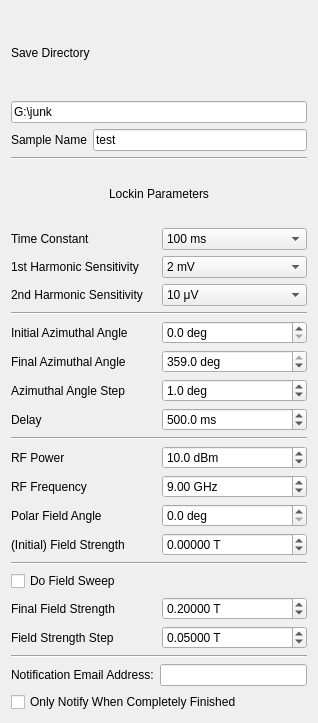
<?xml version="1.0" encoding="UTF-8"?>
<ui version="4.0">
 <class>Form</class>
 <widget class="QWidget" name="Form">
  <property name="geometry">
   <rect>
    <x>0</x>
    <y>0</y>
    <width>318</width>
    <height>723</height>
   </rect>
  </property>
  <property name="windowTitle">
   <string>Form</string>
  </property>
  <layout class="QVBoxLayout" name="verticalLayout">
   <item>
    <layout class="QGridLayout" name="save_params">
     <item row="0" column="0" colspan="2">
      <widget class="QLabel" name="label_8">
       <property name="text">
        <string>Save Directory</string>
       </property>
      </widget>
     </item>
     <item row="1" column="0" colspan="2">
      <widget class="QLineEdit" name="save_dir">
       <property name="text">
        <string>G:\junk</string>
       </property>
       <property name="placeholderText">
        <string>C:\Users\</string>
       </property>
      </widget>
     </item>
     <item row="2" column="1">
      <widget class="QLineEdit" name="sample_name">
       <property name="text">
        <string>test</string>
       </property>
       <property name="placeholderText">
        <string>test</string>
       </property>
      </widget>
     </item>
     <item row="2" column="0">
      <widget class="QLabel" name="label_12">
       <property name="enabled">
        <bool>true</bool>
       </property>
       <property name="text">
        <string>Sample Name</string>
       </property>
      </widget>
     </item>
    </layout>
   </item>
   <item>
    <widget class="Line" name="line_3">
     <property name="orientation">
      <enum>Qt::Horizontal</enum>
     </property>
    </widget>
   </item>
   <item>
    <layout class="QGridLayout" name="lockin_params">
     <item row="0" column="0" colspan="2">
      <widget class="QLabel" name="label_7">
       <property name="text">
        <string>Lockin Parameters</string>
       </property>
       <property name="alignment">
        <set>Qt::AlignCenter</set>
       </property>
      </widget>
     </item>
     <item row="3" column="0">
      <widget class="QLabel" name="label_11">
       <property name="text">
        <string>2nd Harmonic Sensitivity</string>
       </property>
      </widget>
     </item>
     <item row="2" column="1">
      <widget class="QComboBox" name="sensitivity1">
       <property name="editable">
        <bool>false</bool>
       </property>
       <property name="currentIndex">
        <number>19</number>
       </property>
       <item>
        <property name="text">
         <string>0 V</string>
        </property>
       </item>
       <item>
        <property name="text">
         <string>2 nV</string>
        </property>
       </item>
       <item>
        <property name="text">
         <string>5 nV</string>
        </property>
       </item>
       <item>
        <property name="text">
         <string>10 nV</string>
        </property>
       </item>
       <item>
        <property name="text">
         <string>20 nV</string>
        </property>
       </item>
       <item>
        <property name="text">
         <string>50 nV</string>
        </property>
       </item>
       <item>
        <property name="text">
         <string>100 nV</string>
        </property>
       </item>
       <item>
        <property name="text">
         <string>200 nV</string>
        </property>
       </item>
       <item>
        <property name="text">
         <string>500 nV</string>
        </property>
       </item>
       <item>
        <property name="text">
         <string>1 μV</string>
        </property>
       </item>
       <item>
        <property name="text">
         <string>2 μV</string>
        </property>
       </item>
       <item>
        <property name="text">
         <string>5 μV</string>
        </property>
       </item>
       <item>
        <property name="text">
         <string>10 μV</string>
        </property>
       </item>
       <item>
        <property name="text">
         <string>20 μV</string>
        </property>
       </item>
       <item>
        <property name="text">
         <string>50 μV</string>
        </property>
       </item>
       <item>
        <property name="text">
         <string>100 μV</string>
        </property>
       </item>
       <item>
        <property name="text">
         <string>200 μV</string>
        </property>
       </item>
       <item>
        <property name="text">
         <string>500 μV</string>
        </property>
       </item>
       <item>
        <property name="text">
         <string>1 mV</string>
        </property>
       </item>
       <item>
        <property name="text">
         <string>2 mV</string>
        </property>
       </item>
       <item>
        <property name="text">
         <string>5 mV</string>
        </property>
       </item>
       <item>
        <property name="text">
         <string>10 mV</string>
        </property>
       </item>
       <item>
        <property name="text">
         <string>20 mV</string>
        </property>
       </item>
       <item>
        <property name="text">
         <string>50 mV</string>
        </property>
       </item>
       <item>
        <property name="text">
         <string>100 mV</string>
        </property>
       </item>
       <item>
        <property name="text">
         <string>200 mV</string>
        </property>
       </item>
       <item>
        <property name="text">
         <string>500 mV</string>
        </property>
       </item>
       <item>
        <property name="text">
         <string>1 V</string>
        </property>
       </item>
      </widget>
     </item>
     <item row="2" column="0">
      <widget class="QLabel" name="label_2">
       <property name="text">
        <string>1st Harmonic Sensitivity</string>
       </property>
      </widget>
     </item>
     <item row="1" column="0">
      <widget class="QLabel" name="label_3">
       <property name="text">
        <string>Time Constant</string>
       </property>
      </widget>
     </item>
     <item row="1" column="1">
      <widget class="QComboBox" name="time_constant">
       <property name="currentText">
        <string>100 ms</string>
       </property>
       <property name="currentIndex">
        <number>11</number>
       </property>
       <item>
        <property name="text">
         <string>10 μs</string>
        </property>
       </item>
       <item>
        <property name="text">
         <string>20 μs</string>
        </property>
       </item>
       <item>
        <property name="text">
         <string>40 μs</string>
        </property>
       </item>
       <item>
        <property name="text">
         <string>80 μs</string>
        </property>
       </item>
       <item>
        <property name="text">
         <string>160 μs</string>
        </property>
       </item>
       <item>
        <property name="text">
         <string>320 μs</string>
        </property>
       </item>
       <item>
        <property name="text">
         <string>640 μs</string>
        </property>
       </item>
       <item>
        <property name="text">
         <string>5 ms</string>
        </property>
       </item>
       <item>
        <property name="text">
         <string>10 ms</string>
        </property>
       </item>
       <item>
        <property name="text">
         <string>20 ms</string>
        </property>
       </item>
       <item>
        <property name="text">
         <string>50 ms</string>
        </property>
       </item>
       <item>
        <property name="text">
         <string>100 ms</string>
        </property>
       </item>
       <item>
        <property name="text">
         <string>200 ms</string>
        </property>
       </item>
       <item>
        <property name="text">
         <string>500 ms</string>
        </property>
       </item>
       <item>
        <property name="text">
         <string>1 s</string>
        </property>
       </item>
       <item>
        <property name="text">
         <string>2 s</string>
        </property>
       </item>
       <item>
        <property name="text">
         <string>5 s</string>
        </property>
       </item>
       <item>
        <property name="text">
         <string>10 s</string>
        </property>
       </item>
       <item>
        <property name="text">
         <string>20 s</string>
        </property>
       </item>
       <item>
        <property name="text">
         <string>50 s</string>
        </property>
       </item>
       <item>
        <property name="text">
         <string>100 s</string>
        </property>
       </item>
       <item>
        <property name="text">
         <string>200 s</string>
        </property>
       </item>
       <item>
        <property name="text">
         <string>500 s</string>
        </property>
       </item>
       <item>
        <property name="text">
         <string>1 ks</string>
        </property>
       </item>
       <item>
        <property name="text">
         <string>2 ks</string>
        </property>
       </item>
       <item>
        <property name="text">
         <string>5 ks</string>
        </property>
       </item>
       <item>
        <property name="text">
         <string>10 ks</string>
        </property>
       </item>
       <item>
        <property name="text">
         <string>20 ks</string>
        </property>
       </item>
       <item>
        <property name="text">
         <string>50 ks</string>
        </property>
       </item>
      </widget>
     </item>
     <item row="3" column="1">
      <widget class="QComboBox" name="sensitivity2">
       <property name="currentIndex">
        <number>12</number>
       </property>
       <item>
        <property name="text">
         <string>0 V</string>
        </property>
       </item>
       <item>
        <property name="text">
         <string>2 nV</string>
        </property>
       </item>
       <item>
        <property name="text">
         <string>5 nV</string>
        </property>
       </item>
       <item>
        <property name="text">
         <string>10 nV</string>
        </property>
       </item>
       <item>
        <property name="text">
         <string>20 nV</string>
        </property>
       </item>
       <item>
        <property name="text">
         <string>50 nV</string>
        </property>
       </item>
       <item>
        <property name="text">
         <string>100 nV</string>
        </property>
       </item>
       <item>
        <property name="text">
         <string>200 nV</string>
        </property>
       </item>
       <item>
        <property name="text">
         <string>500 nV</string>
        </property>
       </item>
       <item>
        <property name="text">
         <string>1 μV</string>
        </property>
       </item>
       <item>
        <property name="text">
         <string>2 μV</string>
        </property>
       </item>
       <item>
        <property name="text">
         <string>5 μV</string>
        </property>
       </item>
       <item>
        <property name="text">
         <string>10 μV</string>
        </property>
       </item>
       <item>
        <property name="text">
         <string>20 μV</string>
        </property>
       </item>
       <item>
        <property name="text">
         <string>50 μV</string>
        </property>
       </item>
       <item>
        <property name="text">
         <string>100 μV</string>
        </property>
       </item>
       <item>
        <property name="text">
         <string>200 μV</string>
        </property>
       </item>
       <item>
        <property name="text">
         <string>500 μV</string>
        </property>
       </item>
       <item>
        <property name="text">
         <string>1 mV</string>
        </property>
       </item>
       <item>
        <property name="text">
         <string>2 mV</string>
        </property>
       </item>
       <item>
        <property name="text">
         <string>5 mV</string>
        </property>
       </item>
       <item>
        <property name="text">
         <string>10 mV</string>
        </property>
       </item>
       <item>
        <property name="text">
         <string>20 mV</string>
        </property>
       </item>
       <item>
        <property name="text">
         <string>50 mV</string>
        </property>
       </item>
       <item>
        <property name="text">
         <string>100 mV</string>
        </property>
       </item>
       <item>
        <property name="text">
         <string>200 mV</string>
        </property>
       </item>
       <item>
        <property name="text">
         <string>500 mV</string>
        </property>
       </item>
       <item>
        <property name="text">
         <string>1 V</string>
        </property>
       </item>
      </widget>
     </item>
    </layout>
   </item>
   <item>
    <widget class="Line" name="line">
     <property name="orientation">
      <enum>Qt::Horizontal</enum>
     </property>
    </widget>
   </item>
   <item>
    <layout class="QGridLayout" name="initial_params">
     <item row="0" column="1">
      <widget class="QDoubleSpinBox" name="azimuth_start">
       <property name="suffix">
        <string> deg</string>
       </property>
       <property name="decimals">
        <number>1</number>
       </property>
       <property name="maximum">
        <double>360.000000000000000</double>
       </property>
       <property name="singleStep">
        <double>0.500000000000000</double>
       </property>
      </widget>
     </item>
     <item row="0" column="0">
      <widget class="QLabel" name="label_14">
       <property name="text">
        <string>Initial Azimuthal Angle</string>
       </property>
      </widget>
     </item>
     <item row="2" column="0">
      <widget class="QLabel" name="label_9">
       <property name="text">
        <string>Azimuthal Angle Step</string>
       </property>
      </widget>
     </item>
     <item row="2" column="1">
      <widget class="QDoubleSpinBox" name="azimuth_step">
       <property name="suffix">
        <string> deg</string>
       </property>
       <property name="decimals">
        <number>1</number>
       </property>
       <property name="maximum">
        <double>360.000000000000000</double>
       </property>
       <property name="singleStep">
        <double>0.500000000000000</double>
       </property>
       <property name="value">
        <double>1.000000000000000</double>
       </property>
      </widget>
     </item>
     <item row="1" column="1">
      <widget class="QDoubleSpinBox" name="azimuth_end">
       <property name="suffix">
        <string> deg</string>
       </property>
       <property name="decimals">
        <number>1</number>
       </property>
       <property name="maximum">
        <double>359.000000000000000</double>
       </property>
       <property name="singleStep">
        <double>0.500000000000000</double>
       </property>
       <property name="value">
        <double>359.000000000000000</double>
       </property>
      </widget>
     </item>
     <item row="1" column="0">
      <widget class="QLabel" name="label_19">
       <property name="text">
        <string>Final Azimuthal Angle</string>
       </property>
      </widget>
     </item>
     <item row="3" column="0">
      <widget class="QLabel" name="label_15">
       <property name="text">
        <string>Delay</string>
       </property>
      </widget>
     </item>
     <item row="3" column="1">
      <widget class="QDoubleSpinBox" name="delay">
       <property name="suffix">
        <string> ms</string>
       </property>
       <property name="decimals">
        <number>1</number>
       </property>
       <property name="maximum">
        <double>50000.000000000000000</double>
       </property>
       <property name="value">
        <double>500.000000000000000</double>
       </property>
      </widget>
     </item>
    </layout>
   </item>
   <item>
    <widget class="Line" name="line_4">
     <property name="orientation">
      <enum>Qt::Horizontal</enum>
     </property>
    </widget>
   </item>
   <item>
    <layout class="QGridLayout" name="gridLayout">
     <item row="0" column="0">
      <widget class="QLabel" name="label">
       <property name="text">
        <string>RF Power</string>
       </property>
      </widget>
     </item>
     <item row="0" column="1">
      <widget class="QDoubleSpinBox" name="rf_power">
       <property name="suffix">
        <string> dBm</string>
       </property>
       <property name="decimals">
        <number>1</number>
       </property>
       <property name="minimum">
        <double>-100.000000000000000</double>
       </property>
       <property name="maximum">
        <double>25.000000000000000</double>
       </property>
       <property name="singleStep">
        <double>1.000000000000000</double>
       </property>
       <property name="value">
        <double>10.000000000000000</double>
       </property>
      </widget>
     </item>
     <item row="3" column="1">
      <widget class="QDoubleSpinBox" name="field_start">
       <property name="suffix">
        <string> T</string>
       </property>
       <property name="decimals">
        <number>5</number>
       </property>
       <property name="minimum">
        <double>-0.270000000000000</double>
       </property>
       <property name="maximum">
        <double>0.270000000000000</double>
       </property>
       <property name="singleStep">
        <double>0.000010000000000</double>
       </property>
      </widget>
     </item>
     <item row="3" column="0">
      <widget class="QLabel" name="label_4">
       <property name="text">
        <string>(Initial) Field Strength</string>
       </property>
      </widget>
     </item>
     <item row="2" column="0">
      <widget class="QLabel" name="label_10">
       <property name="text">
        <string>Polar Field Angle</string>
       </property>
      </widget>
     </item>
     <item row="2" column="1">
      <widget class="QDoubleSpinBox" name="polar_field">
       <property name="suffix">
        <string> deg</string>
       </property>
       <property name="decimals">
        <number>1</number>
       </property>
       <property name="maximum">
        <double>90.000000000000000</double>
       </property>
       <property name="singleStep">
        <double>0.500000000000000</double>
       </property>
      </widget>
     </item>
     <item row="1" column="1">
      <widget class="QDoubleSpinBox" name="rf_freq">
       <property name="suffix">
        <string> GHz</string>
       </property>
       <property name="decimals">
        <number>2</number>
       </property>
       <property name="value">
        <double>9.000000000000000</double>
       </property>
      </widget>
     </item>
     <item row="1" column="0">
      <widget class="QLabel" name="label_16">
       <property name="text">
        <string>RF Frequency</string>
       </property>
      </widget>
     </item>
    </layout>
   </item>
   <item>
    <widget class="Line" name="line_2">
     <property name="orientation">
      <enum>Qt::Horizontal</enum>
     </property>
    </widget>
   </item>
   <item>
    <layout class="QGridLayout" name="gridLayout_2">
     <item row="0" column="0" colspan="2">
      <widget class="QCheckBox" name="do_field_sweep">
       <property name="text">
        <string>Do Field Sweep</string>
       </property>
       <property name="tristate">
        <bool>false</bool>
       </property>
      </widget>
     </item>
     <item row="1" column="1">
      <widget class="QDoubleSpinBox" name="field_end">
       <property name="suffix">
        <string> T</string>
       </property>
       <property name="decimals">
        <number>5</number>
       </property>
       <property name="minimum">
        <double>-0.280000000000000</double>
       </property>
       <property name="maximum">
        <double>0.280000000000000</double>
       </property>
       <property name="singleStep">
        <double>0.000010000000000</double>
       </property>
       <property name="value">
        <double>0.200000000000000</double>
       </property>
      </widget>
     </item>
     <item row="1" column="0">
      <widget class="QLabel" name="label_5">
       <property name="text">
        <string>Final Field Strength</string>
       </property>
      </widget>
     </item>
     <item row="2" column="0">
      <widget class="QLabel" name="label_6">
       <property name="text">
        <string>Field Strength Step</string>
       </property>
      </widget>
     </item>
     <item row="2" column="1">
      <widget class="QDoubleSpinBox" name="field_step">
       <property name="suffix">
        <string> T</string>
       </property>
       <property name="decimals">
        <number>5</number>
       </property>
       <property name="minimum">
        <double>0.000000000000000</double>
       </property>
       <property name="maximum">
        <double>0.300000000000000</double>
       </property>
       <property name="singleStep">
        <double>0.000010000000000</double>
       </property>
       <property name="value">
        <double>0.050000000000000</double>
       </property>
      </widget>
     </item>
    </layout>
   </item>
   <item>
    <widget class="Line" name="line_5">
     <property name="orientation">
      <enum>Qt::Horizontal</enum>
     </property>
    </widget>
   </item>
   <item>
    <layout class="QHBoxLayout" name="horizontalLayout">
     <item>
      <widget class="QLabel" name="label_13">
       <property name="text">
        <string>Notification Email Address:</string>
       </property>
      </widget>
     </item>
     <item>
      <widget class="QLineEdit" name="notify_email"/>
     </item>
    </layout>
   </item>
   <item>
    <widget class="QCheckBox" name="notify_at_end">
     <property name="text">
      <string>Only Notify When Completely Finished</string>
     </property>
    </widget>
   </item>
  </layout>
 </widget>
 <resources/>
 <connections/>
</ui>
